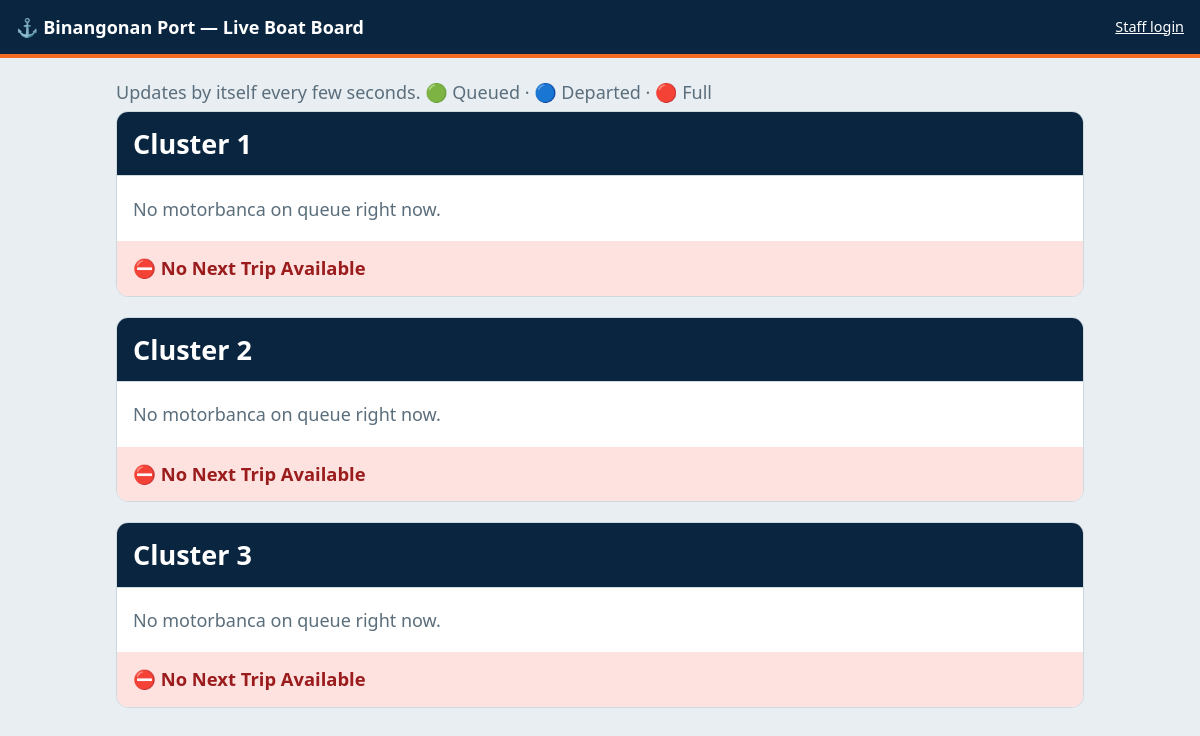
/passenger/index.php, run on an earlier commit of the app's database.
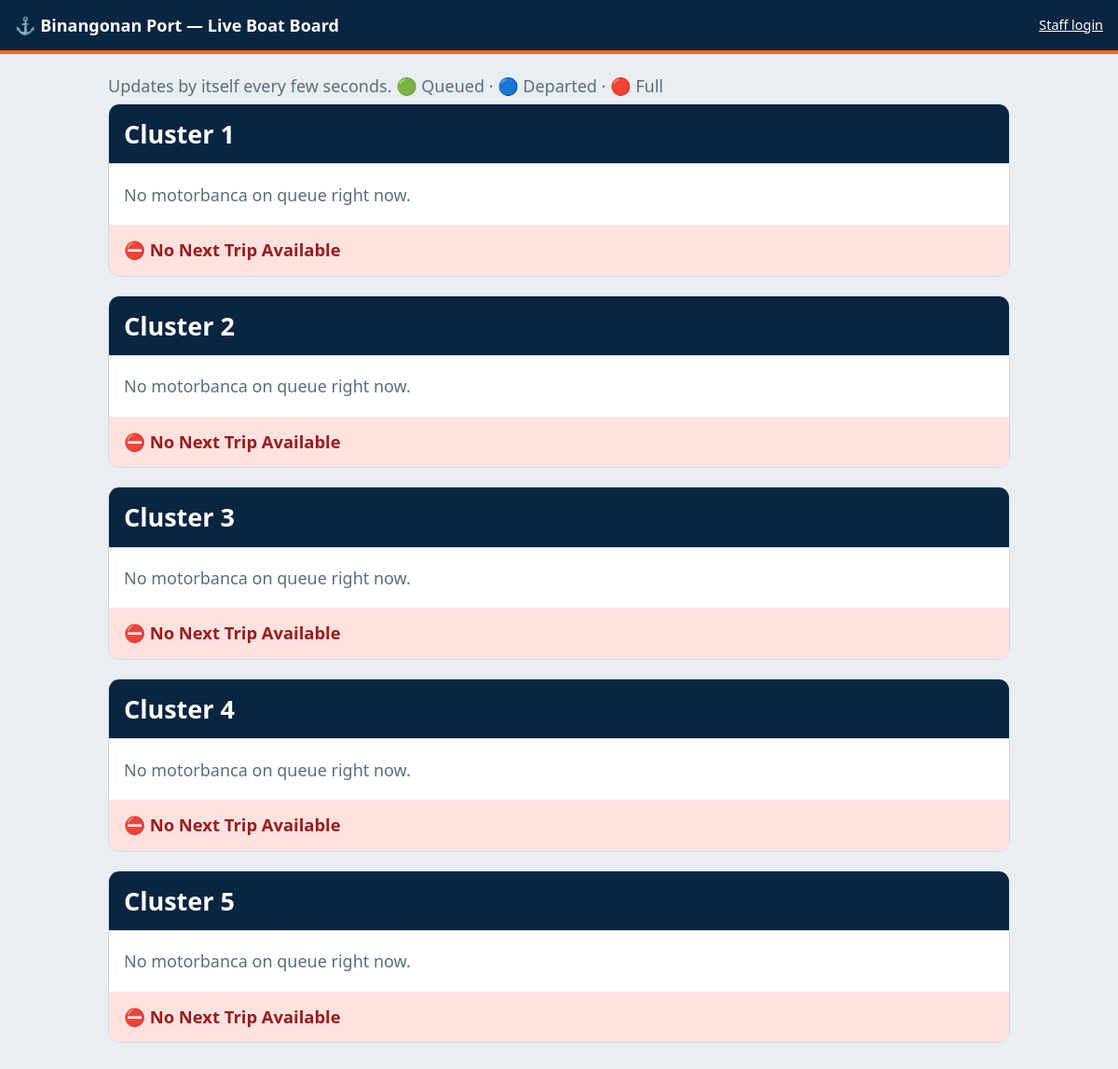
And on a later commit of the database.
### tables this page shows
CREATE TABLE clusters (
  id INT AUTO_INCREMENT PRIMARY KEY,
  name VARCHAR(40) NOT NULL UNIQUE,
  next_trip_available TINYINT(1) NOT NULL DEFAULT 1,
  next_motorbanca_id INT NULL
);

### config/database.php (called while the page is built, shortened)
<?php
function db() {
    static $pdo;
    if (!$pdo) {
        $pdo = new PDO('mysql:host=' . DB_HOST . ';dbname=' . DB_NAME . ';charset=utf8mb4', DB_USER, DB_PASS,
            [PDO::ATTR_ERRMODE => PDO::ERRMODE_EXCEPTION, PDO::ATTR_DEFAULT_FETCH_MODE => PDO::FETCH_ASSOC,
             PDO::ATTR_EMULATE_PREPARES => false]);
    }
    return $pdo;
}
function e($s) { return htmlspecialchars((string)$s, ENT_QUOTES, 'UTF-8'); }

### config/live.php (the view, shortened to what this page needs)
<?php
require_once __DIR__ . '/database.php';
function live_rows()
{
    return db()->query("SELECT m.id, m.motorbanca_name name, m.capacity, m.status, m.cluster_id, " . PAX_SQL . " pax,
        (SELECT 120 - TIMESTAMPDIFF(SECOND, MAX(t.departure_time), NOW()) FROM trips t WHERE t.motorbanca_id=m.id AND t.status='Departed') left_s,
        (SELECT DATE_FORMAT(DATE_ADD(t.start_time, INTERVAL 70 MINUTE), '%l:%i %p') FROM trips t WHERE t.motorbanca_id=m.id AND t.status='Queued' AND t.start_time IS NOT NULL ORDER BY t.id DESC LIMIT 1) etd
        FROM motorbancas m WHERE m.status='Queued' OR (m.status='Departed' AND " . DEP_RECENT . ")
        ORDER BY (m.status='Departed'), m.queued_at, m.id")->fetchAll();
}
function render_live($admin = false)
{
    $rows = live_rows();
    foreach (db()->query("SELECT * FROM clusters ORDER BY id")->fetchAll() as $c) {
        [$dep, $q, $next] = split_cluster($rows, $c['id']);
        echo "<section class='cluster'><h2>" . e($c['name']) . "</h2>";
        if (!$dep && !$q) echo "<div class='mb empty'><p class='muted'>No motorbanca on queue right now.</p></div>";
        echo "<div class='cfoot'>" . ($next
            ? "<div class='next yes'>⏭ Next Trip: <b>" . e($next['name']) . "</b></div>"
            : "<div class='next no'>⛔ No Next Trip Available</div>");
        echo "</div></section>";
    }
}
function split_cluster($rows, $cid)
{
    $in = array_values(array_filter($rows, fn($r) => $r['cluster_id'] == $cid));
    $dep = array_values(array_filter($in, fn($r) => $r['status'] === 'Departed'));
    $q = array_values(array_filter($in, fn($r) => $r['status'] === 'Queued'));
    return [$dep, $q, $dep ? ($q[0] ?? null) : ($q[1] ?? null)];
}

### config/layout.php
<?php
require_once __DIR__ . '/live.php';
function page_head($title, $role = 'public')
{
    $b = BASE;
    $extra = in_array($role, ['admin', 'operator'], true)
        ? "<link rel='preconnect' href='https://fonts.googleapis.com'><link rel='preconnect' href='https://fonts.gstatic.com' crossorigin><link rel='stylesheet' href='https://fonts.googleapis.com/css2?family=Plus+Jakarta+Sans:wght@400;500;600;700;800&display=swap' media='print' onload=\"this.media='all'\"><link rel='stylesheet' href='$b/css/admin.css'>" : '';
    echo "<!DOCTYPE html><html lang='en'><head><meta charset='utf-8'>
<meta name='viewport' content='width=device-width,initial-scale=1'>
<title>" . e($title) . " | Motorbanca Monitor</title><link rel='stylesheet' href='$b/css/style.css'>$extra</head>
<body class='" . ($role === 'operator' ? 'r-admin r-operator enter' : 'r-' . $role . ($role === 'admin' ? ' enter' : '')) . "'>";
    if ($role === 'admin' || $role === 'operator') {
        $me = basename($_SERVER['PHP_SELF']);
        $dir = $role === 'operator' ? 'operator' : 'admin';
        $links = $role === 'operator' ? ['dashboard.php' => 'Home', 'manifest.php' => 'Passengers']
            : ['dashboard.php' => 'Dashboard', 'motorbancas.php' => 'Register', 'queue.php' => 'Queue', 'trip' . 's.php' => 'Trip History'];
        $logo = "<img src='$b/admin/logo.webp' alt='Philippine Coast Guard' width='44' height='44'>";
        echo "<header class='atop'><a class='logo' href='$b/$dir/dashboard.php'>$logo<span>Port Control</span></a>
<button class='ibtn a-burger' aria-label='Menu' onclick=\"document.body.classList.toggle('nav-open')\">" . ico('<path d="M4 7h16M4 12h16M4 17h16"/>') . "</button>
<nav class='pills'><span class='pill-bg'></span>";
        foreach ($links as $f => $l) echo "<a href='$b/$dir/$f'" . ($f === $me ? " class='on'" : '') . ">$l</a>";
        $pillJs = <<<'JS'
<script>(function(){var n=document.querySelector('.pills'),b=n&&n.querySelector('.pill-bg'),c=n&&n.querySelector('a.on');if(!b||!c)return;
function p(a,t){b.style.transition=t?'':'none';b.style.width=a.offsetWidth+'px';b.style.transform='translateX('+a.offsetLeft+'px)';if(!t){void b.offsetWidth;b.style.transition='';}}
n.classList.add('has-bg');var f=null;try{f=JSON.parse(sessionStorage.getItem('pillFrom'));sessionStorage.removeItem('pillFrom');}catch(e){}
if(f&&f.w){b.style.transition='none';b.style.width=f.w+'px';b.style.transform='translateX('+f.l+'px)';void b.offsetWidth;b.style.transition='';requestAnimationFrame(function(){p(c,true)});}else p(c,false);
window.addEventListener('resize',function(){p(c,false)});
n.addEventListener('click',function(e){var a=e.target.closest('a');if(a&&a!==c)try{sessionStorage.setItem('pillFrom',JSON.stringify({l:c.offsetLeft,w:c.offsetWidth}))}catch(x){}});
if(document.fonts&&document.fonts.ready)document.fonts.ready.then(function(){setTimeout(function(){p(c,false)},500)});
})();</script>
JS;
        echo "</nav>$pillJs<div class='tools'><span class='datechip'>" . ico('<circle cx="12" cy="12" r="9"/><path d="M12 7v5l3 2"/>') . "<span class='dt-date'><span id='clk-date'>" . date('l, j F Y') . "</span> - </span><b id='clk-time'>" . date('g:i A') . "</b></span>
<a class='ibtn' href='$b/logout.php' title='Log out' aria-label='Log out'>" . ico('<path d="M9 21H5a2 2 0 01-2-2V5a2 2 0 012-2h4M16 17l5-5-5-5M21 12H9"/>') . "</a></div></header>";
        $tabIco = [
            'dashboard.php' => '<rect x="3" y="3" width="7" height="7" rx="1.5"/><rect x="14" y="3" width="7" height="7" rx="1.5"/><rect x="3" y="14" width="7" height="7" rx="1.5"/><rect x="14" y="14" width="7" height="7" rx="1.5"/>',
            'motorbancas.php' => '<path d="M12 5v14M5 12h14"/>',
            'manifest.php' => '<circle cx="9" cy="8" r="3.5"/><path d="M2.5 20c0-3.6 2.9-6 6.5-6s6.5 2.4 6.5 6M16 4.6a3.5 3.5 0 010 6.8M18 14.3c2.2.7 3.5 2.6 3.5 5.2"/>',
            'queue.php' => '<path d="M8 6h13M8 12h13M8 18h13M3 6h.01M3 12h.01M3 18h.01"/>',
            'trips.php' => '<circle cx="12" cy="12" r="9"/><path d="M12 7v5l3 2"/>'
        ];
        echo "<nav class='btabs' aria-label='Main'>";
        foreach ($links as $f => $l) echo "<a href='$b/$dir/$f'" . ($f === $me ? " class='on' aria-current='page'" : '') . "><i>" . ico($tabIco[$f]) . "</i><span>$l</span></a>";
        echo "<a href='$b/logout.php' class='lo'><i>" . ico('<path d="M9 21H5a2 2 0 01-2-2V5a2 2 0 012-2h4M16 17l5-5-5-5M21 12H9"/>') . "</i><span>Log out</span></a></nav>";
        echo "<div class='mdl' id='lo-mdl' role='dialog' aria-modal='true' aria-labelledby='lo-t'><div class='mdl-box'><div class='mdl-ic red'>" .
            ico('<path d="M9 21H5a2 2 0 01-2-2V5a2 2 0 012-2h4M16 17l5-5-5-5M21 12H9"/>') . "</div><h3 id='lo-t'>Log out?</h3><p>You will need to log in again to use the admin pages.</p>" .
            "<div class='mdl-act'><button type='button' class='no'>Stay</button><button type='button' class='go red'>Log out</button></div></div></div>";
        echo <<<'JS'
<script>(function(){var m=document.getElementById('lo-mdl'),url=null,from=null;if(!m)return;
function close(){m.classList.remove('open');if(from)from.focus()}
document.addEventListener('click',function(e){var a=e.target.closest('a[href$="logout.php"]');if(a){e.preventDefault();url=a.href;from=a;m.classList.add('open');m.querySelector('.no').focus()}});
m.querySelector('.no').addEventListener('click',close);
m.querySelector('.go').addEventListener('click',function(){location.href=url});
m.addEventListener('click',function(e){if(e.target===m)close()});
document.addEventListener('keydown',function(e){if(e.key==='Escape'&&m.classList.contains('open'))close()});
})();</script>
JS;
        echo "<main class='main'>";
    } else {
        echo "<header class='topbar'><b>⚓ Binangonan Port — Live Boat Board</b><a href='$b/login.php'>Staff login</a></header><main class='main'>";
    }
}
function page_foot($role = 'public')
{
    $b = BASE;
    echo "</main>";
    echo "<script src='$b/js/script.js'></script></body></html>";
}

### passenger/index.php
<?php require_once '../config/layout.php';
page_head('Live Boat Board'); ?>
<p class="muted">Updates by itself every few seconds. 🟢 Queued · 🔵 Departed · 🔴 Full</p>
<div data-live="<?= BASE ?>/api/live.php?v=passenger"><?php render_live(); ?></div>
<?php page_foot();

### css/style.css (style rules this page uses)
:root { --navy: #0a2540; --sea: #0b7285; --ring: #f26a21; --bg: #e8eef2; --ink: #12202e; --line: #cdd8df }
* { box-sizing: border-box }
body { margin: 0; font: 18px/1.45 system-ui, "Segoe UI", Roboto, sans-serif; background: var(--bg); color: var(--ink) }
h2 { margin: 0 0 .5em }
a { color: var(--sea) }
.muted { color: #5b6e7c; margin: .3em 0 }
.topbar { background: var(--navy); color: #fff; padding: 14px 16px; display: flex; align-items: center; gap: 12px; position: sticky; top: 0; z-index: 5; border-bottom: 4px solid var(--ring) }
.topbar b { flex: 1 }
.topbar a { color: #fff; font-size: .9rem }
.main { padding: 16px; width: 100%; max-width: 1000px; margin: 0 auto }
.cluster { margin-bottom: 20px; border-radius: 12px; overflow: hidden; border: 1px solid var(--line); background: #fff }
.cluster h2 { background: var(--navy); color: #fff; margin: 0; padding: 12px 16px }
.next { padding: 14px 16px; font-size: 1.15rem }
.next.no { background: #fde2e0; color: #9b1c1c; font-weight: 700 }
.mb { padding: 14px 16px; border-top: 1px solid var(--line) }
* { scrollbar-width: none; -ms-overflow-style: none }

What changed in the data, as far as the page shows it:
added clusters: name "Cluster 4"
added clusters: name "Cluster 5"
